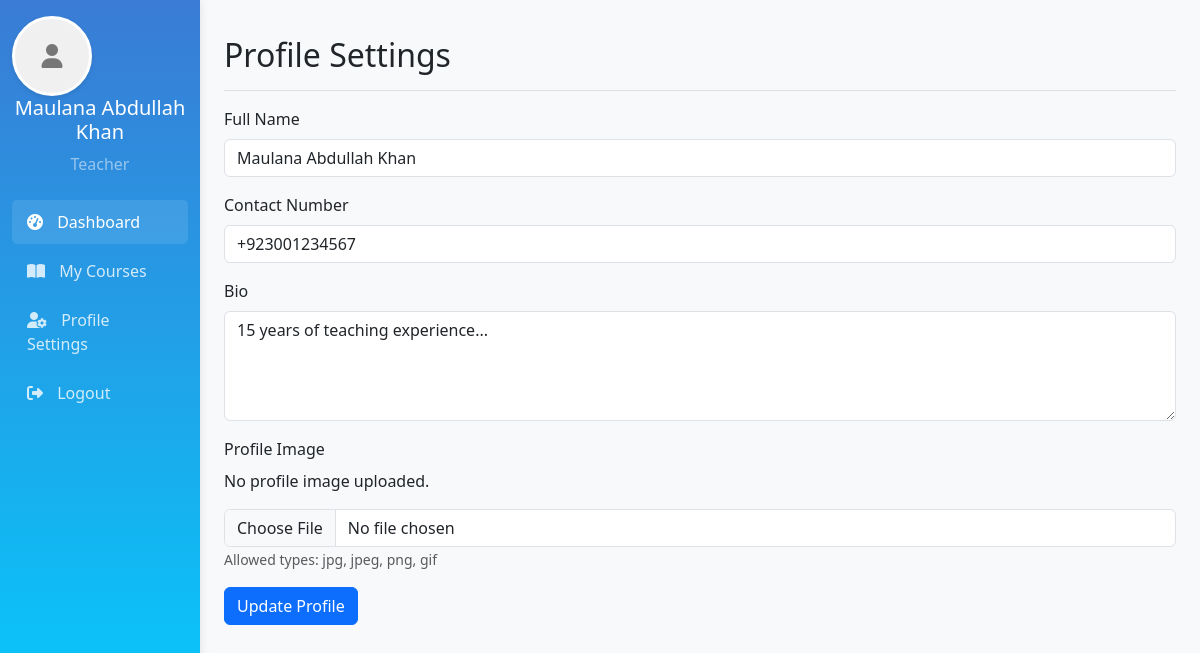
Before: /teacher/profile.php (signed in) with the older database file.
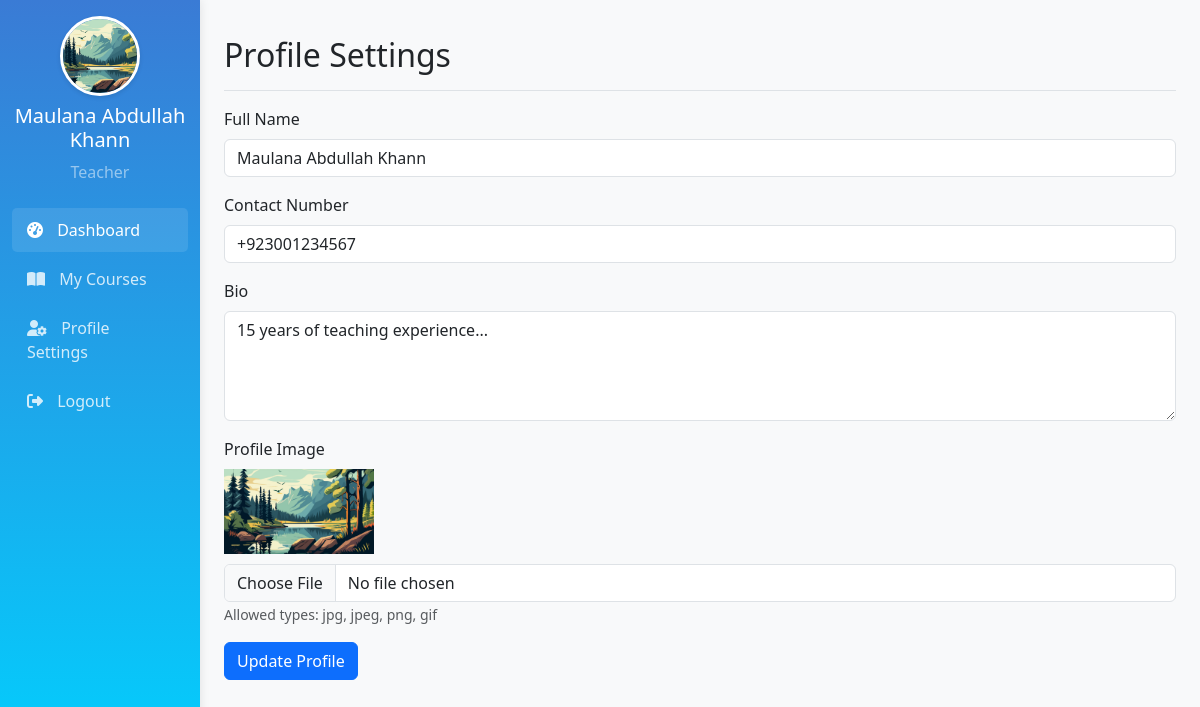
After: the same page with the newer database file.
### tables this page shows
CREATE TABLE `teachers` (
  `teacher_id` int(11) NOT NULL,
  `user_id` int(11) NOT NULL,
  `full_name` varchar(100) NOT NULL,
  `specialization` varchar(100) DEFAULT NULL,
  `bio` text DEFAULT NULL,
  `qualifications` text DEFAULT NULL,
  `contact_number` varchar(20) DEFAULT NULL,
  `profile_image` varchar(255) DEFAULT NULL
);

### teacher/profile.php (the view, shortened to what this page needs)
<?php
require '../includes/config.php';
$teacher_id = $_SESSION['user_id'];
$stmt = $db->prepare("SELECT full_name, contact_number, bio, profile_image FROM teachers WHERE user_id = ?");
$stmt->execute([$teacher_id]);
$result = $stmt->fetch(PDO::FETCH_ASSOC);
?>
<?php
$teacher_id = $_SESSION['user_id'];
$sql = "SELECT u.username, u.email, t.full_name, t.profile_image
        FROM users u
        JOIN teachers t ON u.user_id = t.user_id
        WHERE u.user_id = ?";
$stmt = $db->prepare($sql);
$stmt->execute([$teacher_id]);
$teacher = $stmt->fetch(PDO::FETCH_ASSOC);
?>
<!DOCTYPE html>
<html lang="en">
<head>
    <link href="https://cdn.jsdelivr.net/npm/bootstrap@5.3.0/dist/css/bootstrap.min.css" rel="stylesheet">
    <link rel="stylesheet" href="https://cdnjs.cloudflare.com/ajax/libs/font-awesome/6.4.0/css/all.min.css">
</head>
<body>
<div class="container-fluid">
    <div class="row">
        <div class="col-md-3 col-lg-2 d-md-block sidebar collapse">
            <div class="position-sticky pt-3">
                <div class="text-center mb-4">
                    <?php if (!empty($teacher['profile_image'])): ?>
                        <img src="../uploads/<?= htmlspecialchars($teacher['profile_image']) ?>" alt="Profile" class="profile-img mb-2">
                    <?php else: ?>
                        <div class="default-profile">
                            <i class="fas fa-user"></i>
                        </div>
                    <?php endif; ?>
                    <h5><?php echo htmlspecialchars($teacher['full_name'] ?? $teacher['username']); ?></h5>
                    <p class="text-white-50">Teacher</p>
                </div>
                <ul class="nav flex-column">
                    <li class="nav-item">
                        <a class="nav-link active" href="dashboard.php">
                            <i class="fas fa-tachometer-alt"></i> Dashboard
                        </a>
                    </li>
                    <li class="nav-item">
                        <a class="nav-link" href="my_courses.php">
                            <i class="fas fa-book-open"></i> My Courses
                        </a>
                    </li>
                    <li class="nav-item">
                        <a class="nav-link" href="profile.php">
                            <i class="fas fa-user-cog"></i> Profile Settings
                        </a>
                    </li>
                    <li class="nav-item">
                        <a class="nav-link" href="../includes/logout.php">
                            <i class="fas fa-sign-out-alt"></i> Logout
                        </a>
                    </li>
                </ul>
            </div>
        </div>
        <main class="col-md-9 ms-sm-auto col-lg-10 px-md-4 main-content">
     <div class="d-flex justify-content-between flex-wrap flex-md-nowrap align-items-center pt-3 pb-2 mb-3 border-bottom">
                <h1 class="h2">Profile Settings</h1>
            </div>
<form method="POST" enctype="multipart/form-data">
    <div class="mb-3">
        <label for="name" class="form-label">Full Name</label>
        <input type="text" name="name" class="form-control" value="<?= htmlspecialchars($result['full_name']) ?>" required>
    </div>
    <div class="mb-3">
        <label for="contact" class="form-label">Contact Number</label>
        <input type="text" name="contact" class="form-control" value="<?= htmlspecialchars($result['contact_number']) ?>">
    </div>
    <div class="mb-3">
        <label for="bio" class="form-label">Bio</label>
        <textarea name="bio" class="form-control" rows="4"><?= htmlspecialchars($result['bio']) ?></textarea>
    </div>
    <div class="mb-3">
        <label for="profile_image" class="form-label">Profile Image</label><br>
        <?php if (!empty($result['profile_image'])): ?>
            <img src="../uploads/<?= htmlspecialchars($result['profile_image']) ?>" alt="Profile Image" style="max-width:150px; max-height:150px; display:block; margin-bottom:10px;">
        <?php else: ?>
            <p>No profile image uploaded.</p>
        <?php endif; ?>
        <input type="file" name="profile_image" accept="image/*" class="form-control">
        <small class="form-text text-muted">Allowed types: jpg, jpeg, png, gif</small>
    </div>
    <button type="submit" class="btn btn-primary">Update Profile</button>
</form>
        </main>
    </div>
</div>
</body>
</html>

Changed rows visible on the page:
changed teachers: profile_image: picture added; full_name "Maulana Abdullah Khan" → "Maulana Abdullah Khann"; name "Maulana Abdullah Khan" → "Maulana Abdullah Khann"
Other visible differences:
text no longer shown: "No profile image uploaded."
